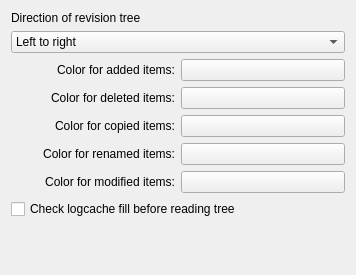
<ui version="4.0" >
 <class>RevisionTreeSettings</class>
 <widget class="QWidget" name="RevisionTreeSettings" >
  <property name="geometry" >
   <rect>
    <x>0</x>
    <y>0</y>
    <width>356</width>
    <height>275</height>
   </rect>
  </property>
  <property name="windowTitle" >
   <string>Revisiontree Settings</string>
  </property>
  <layout class="QVBoxLayout" name="verticalLayout" >
   <item>
    <widget class="QLabel" name="label" >
     <property name="text" >
      <string>Direction of revision tree</string>
     </property>
    </widget>
   </item>
   <item>
    <widget class="KComboBox" name="kcfg_tree_direction" >
     <item>
      <property name="text" >
       <string>Left to right</string>
      </property>
     </item>
     <item>
      <property name="text" >
       <string>Bottom to top</string>
      </property>
     </item>
     <item>
      <property name="text" >
       <string>Right to left</string>
      </property>
     </item>
     <item>
      <property name="text" >
       <string>Top to bottom</string>
      </property>
     </item>
    </widget>
   </item>
   <item>
    <layout class="QHBoxLayout" >
     <item>
      <widget class="QLabel" name="m_AddColorLabel" >
       <property name="text" >
        <string>Color for added items:</string>
       </property>
       <property name="alignment" >
        <set>Qt::AlignRight|Qt::AlignTrailing|Qt::AlignVCenter</set>
       </property>
       <property name="wordWrap" >
        <bool>false</bool>
       </property>
      </widget>
     </item>
     <item>
      <widget class="KColorButton" name="kcfg_tree_add_color" >
       <property name="text" >
        <string/>
       </property>
      </widget>
     </item>
    </layout>
   </item>
   <item>
    <layout class="QHBoxLayout" >
     <item>
      <widget class="QLabel" name="textLabel2" >
       <property name="text" >
        <string>Color for deleted items:</string>
       </property>
       <property name="alignment" >
        <set>Qt::AlignRight|Qt::AlignTrailing|Qt::AlignVCenter</set>
       </property>
       <property name="wordWrap" >
        <bool>false</bool>
       </property>
      </widget>
     </item>
     <item>
      <widget class="KColorButton" name="kcfg_tree_delete_color" >
       <property name="text" >
        <string/>
       </property>
      </widget>
     </item>
    </layout>
   </item>
   <item>
    <layout class="QHBoxLayout" >
     <item>
      <widget class="QLabel" name="textLabel3" >
       <property name="text" >
        <string>Color for copied items:</string>
       </property>
       <property name="alignment" >
        <set>Qt::AlignRight|Qt::AlignTrailing|Qt::AlignVCenter</set>
       </property>
       <property name="wordWrap" >
        <bool>false</bool>
       </property>
      </widget>
     </item>
     <item>
      <widget class="KColorButton" name="kcfg_tree_copy_color" >
       <property name="text" >
        <string/>
       </property>
      </widget>
     </item>
    </layout>
   </item>
   <item>
    <layout class="QHBoxLayout" >
     <item>
      <widget class="QLabel" name="textLabel4" >
       <property name="text" >
        <string>Color for renamed items:</string>
       </property>
       <property name="alignment" >
        <set>Qt::AlignRight|Qt::AlignTrailing|Qt::AlignVCenter</set>
       </property>
       <property name="wordWrap" >
        <bool>false</bool>
       </property>
      </widget>
     </item>
     <item>
      <widget class="KColorButton" name="kcfg_tree_rename_color" >
       <property name="text" >
        <string/>
       </property>
      </widget>
     </item>
    </layout>
   </item>
   <item>
    <layout class="QHBoxLayout" >
     <item>
      <widget class="QLabel" name="textLabel5" >
       <property name="text" >
        <string>Color for modified items:</string>
       </property>
       <property name="alignment" >
        <set>Qt::AlignRight|Qt::AlignTrailing|Qt::AlignVCenter</set>
       </property>
       <property name="wordWrap" >
        <bool>false</bool>
       </property>
      </widget>
     </item>
     <item>
      <widget class="KColorButton" name="kcfg_tree_modify_color" >
       <property name="text" >
        <string/>
       </property>
      </widget>
     </item>
    </layout>
   </item>
   <item>
    <widget class="QCheckBox" name="kcfg_fill_cache_on_tree" >
     <property name="toolTip" >
      <string>Should kdesvn check content of logcache before starting the tree</string>
     </property>
     <property name="whatsThis" >
      <string>When starting the tree generation and reading data from log cache kdesvn may check for newer items in repository if network is enabled. 

But this may slow down tree generation so it is disabled by default.</string>
     </property>
     <property name="text" >
      <string>Check logcache fill before reading tree</string>
     </property>
    </widget>
   </item>
   <item>
    <spacer>
     <property name="orientation" >
      <enum>Qt::Vertical</enum>
     </property>
     <property name="sizeType" >
      <enum>QSizePolicy::Expanding</enum>
     </property>
     <property name="sizeHint" stdset="0" >
      <size>
       <width>20</width>
       <height>40</height>
      </size>
     </property>
    </spacer>
   </item>
  </layout>
 </widget>
 <layoutdefault spacing="6" margin="11" />
 <customwidgets>
  <customwidget>
   <class>KColorButton</class>
   <extends>QPushButton</extends>
   <header>kcolorbutton.h</header>
  </customwidget>
  <customwidget>
   <class>KComboBox</class>
   <extends>QComboBox</extends>
   <header>kcombobox.h</header>
  </customwidget>
 </customwidgets>
 <resources/>
 <connections/>
</ui>
